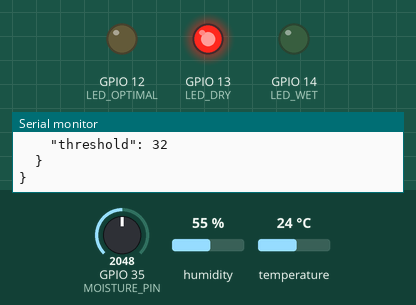
The sketch below on a simulated ESP32. Shown: output pins drawn as LEDs (lit = HIGH), the last lines printed to the serial monitor. The inputs (shaded band) are chosen by the test bench; at power-on: GPIO 35 (MOISTURE_PIN) = 2048, humidity 55 %, temperature 24 °C.

Above: at 4.7 s.
4.8 s: GPIO 35 (MOISTURE_PIN) set to 2115
At 10.5 s:
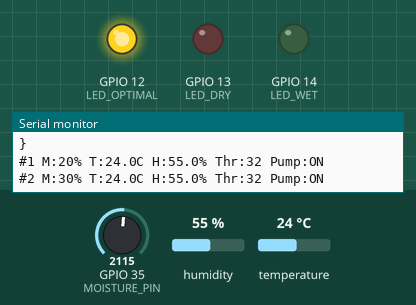
11.0 s: GPIO 35 (MOISTURE_PIN) set to 3339
18.6 s: GPIO 35 (MOISTURE_PIN) set to 3407
23.0 s: GPIO 35 (MOISTURE_PIN) set to 2570
30.6 s: GPIO 35 (MOISTURE_PIN) set to 2479
35.0 s: GPIO 35 (MOISTURE_PIN) set to 3603
At 40.7 s:
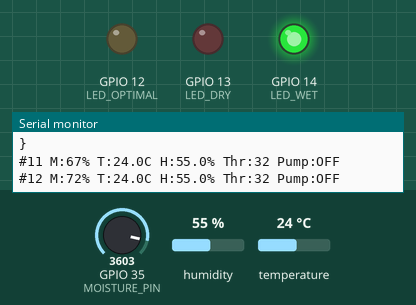
Timing chart, 0 to 42.1 s (numbered marks = the images above; inputs shaded):
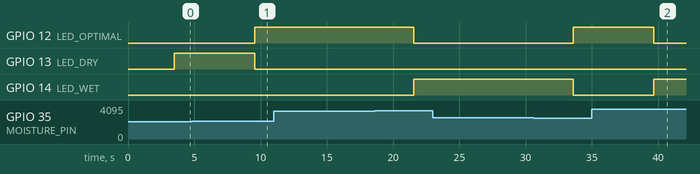

The sketch:

day14_complete_node.ino
```cpp
/*
 * TAZROUT IoT Irrigation System
 * Day 14: Complete Sensor Node (Week 2 Final)
 * Developer: KHENFRI Moussa
 * Date: February 14, 2026
 */

#include <DHT.h>
#include <ArduinoJson.h>

// ── Forward Declarations  ──
void displayStatics();
void outputJson();

// ── Hardware ──────────────────────────────────

const int MOISTURE_PIN = 35;
const int DHT_PIN = 4;
#define DHT_TYPE DHT22
const int LED_DRY = 13;
const int LED_OPTIMAL = 12;
const int LED_WET = 14;

DHT dht(DHT_PIN, DHT_TYPE);

// ── Node ID ───────────────────────────────────
const char *NODE_ID = "TAZROUT_ESP32_001";

// ── Sensor Data Structure ─────────────────────
struct SensorReading
{
  int moisture;
  float temperature;
  float humidity;
  unsigned long timestamp;
  bool valid;
};

// ── Circular Buffer ───────────────────────────
const int BUFFER_SIZE = 10;
SensorReading dataBuffer[BUFFER_SIZE];
int bufferIndex = 0;
int bufferCount = 0;

// ── Current Reading ───────────────────────────
SensorReading current;

// ── System State ──────────────────────────────
bool pumpActive = false;
int pumpOnThreshold = 30;
unsigned long readingNumber = 0;

// ── Filter ────────────────────────────────────
const int FILTER_SIZE = 5;
int filterBuf[FILTER_SIZE];
int filterIndex = 0;
int filterTotal = 0;

// ── Calibration ───────────────────────────────
const int ADC_DRY = 0;
const int ADC_WET = 4095;

// ══════════════════════════════════════════════
void setup()
{
  Serial.begin(115200);
  delay(1500);

  pinMode(LED_DRY, OUTPUT);
  pinMode(LED_OPTIMAL, OUTPUT);
  pinMode(LED_WET, OUTPUT);

  dht.begin();
  delay(2000); // DHT stabilization

  for (int i = 0; i < FILTER_SIZE; i++)
    filterBuf[i] = 0;

  Serial.println("TAZROUT Complete Sensor Node Booted");
}

// ══════════════════════════════════════════════
void loop()
{

  readSensors();
  addToBuffer(current);
  adjustThreshold();
  irrigationDecision();
  updateLEDs();
  displayCompact();

  if (readingNumber % 10 == 0 && bufferCount >= 5)
  {
    displayStatistics();
  }

  if (readingNumber % 10 == 0)
  {
    outputJSON();
  }

  readingNumber++;
  delay(3000);
}

// ══════════════════════════════════════════════
void readSensors()
{

  int raw = analogRead(MOISTURE_PIN);
  int filtered = applyFilter(raw);

  current.moisture = map(filtered, ADC_DRY, ADC_WET, 0, 100);
  current.moisture = constrain(current.moisture, 0, 100);

  float t = dht.readTemperature();
  float h = dht.readHumidity();

  if (isnan(t) || isnan(h))
  {
    delay(100);
    t = dht.readTemperature();
    h = dht.readHumidity();
  }

  current.temperature = t;
  current.humidity = h;
  current.valid = !isnan(t) && !isnan(h);
  current.timestamp = millis();
}

int applyFilter(int newVal)
{
  filterTotal -= filterBuf[filterIndex];
  filterBuf[filterIndex] = newVal;
  filterTotal += newVal;
  filterIndex = (filterIndex + 1) % FILTER_SIZE;
  return filterTotal / FILTER_SIZE;
}

void addToBuffer(SensorReading reading)
{
  dataBuffer[bufferIndex] = reading;
  bufferIndex = (bufferIndex + 1) % BUFFER_SIZE;
  if (bufferCount < BUFFER_SIZE)
    bufferCount++;
}

void adjustThreshold()
{
  if (!current.valid)
  {
    pumpOnThreshold = 30;
    return;
  }

  int adjustment = 0;

  if (current.temperature > 30)
    adjustment += 5;
  else if (current.temperature > 25)
    adjustment += 3;

  if (current.humidity < 40)
    adjustment += 5;
  else if (current.humidity < 60)
    adjustment += 2;

  pumpOnThreshold = constrain(30 + adjustment, 25, 50);
}

void irrigationDecision()
{
  if (current.moisture < pumpOnThreshold && !pumpActive)
  {
    pumpActive = true;
    Serial.println(">> PUMP ACTIVATED");
  }
  else if (current.moisture > 60 && pumpActive)
  {
    pumpActive = false;
    Serial.println(">> PUMP STOPPED");
  }
}

void updateLEDs()
{
  digitalWrite(LED_DRY, current.moisture < 30);
  digitalWrite(LED_OPTIMAL, current.moisture >= 30 && current.moisture < 70);
  digitalWrite(LED_WET, current.moisture >= 70);
}

void displayCompact()
{
  Serial.print("#");
  Serial.print(readingNumber);
  Serial.print(" M:");
  Serial.print(current.moisture);
  Serial.print("% ");

  if (current.valid)
  {
    Serial.print("T:");
    Serial.print(current.temperature, 1);
    Serial.print("C H:");
    Serial.print(current.humidity, 1);
    Serial.print("% ");
  }
  else
  {
    Serial.print("T:ERR H:ERR ");
  }

  Serial.print("Thr:");
  Serial.print(pumpOnThreshold);
  Serial.print(" Pump:");
  Serial.println(pumpActive ? "ON" : "OFF");
}

// ══════════════════════════════════════════════
// STATISTICS
// ══════════════════════════════════════════════
void displayStatistics()
{

  int moistureSum = 0, moistureMin = 100, moistureMax = 0;
  float tempSum = 0, tempMin = 999, tempMax = -999;
  float humSum = 0;
  int validCount = 0;

  for (int i = 0; i < bufferCount; i++)
  {
    moistureSum += dataBuffer[i].moisture;

    if (dataBuffer[i].moisture < moistureMin)
      moistureMin = dataBuffer[i].moisture;
    if (dataBuffer[i].moisture > moistureMax)
      moistureMax = dataBuffer[i].moisture;

    if (dataBuffer[i].valid)
    {
      validCount++;
      tempSum += dataBuffer[i].temperature;
      humSum += dataBuffer[i].humidity;

      if (dataBuffer[i].temperature < tempMin)
        tempMin = dataBuffer[i].temperature;
      if (dataBuffer[i].temperature > tempMax)
        tempMax = dataBuffer[i].temperature;
    }
  }

  Serial.println("\n========== STATISTICS ==========");
  Serial.print("Moisture Min:");
  Serial.print(moistureMin);
  Serial.print(" Avg:");
  Serial.print(moistureSum / bufferCount);
  Serial.print(" Max:");
  Serial.println(moistureMax);

  if (validCount > 0)
  {
    Serial.print("Temp Min:");
    Serial.print(tempMin, 1);
    Serial.print(" Avg:");
    Serial.print(tempSum / validCount, 1);
    Serial.print(" Max:");
    Serial.println(tempMax, 1);

    Serial.print("Humidity Avg:");
    Serial.println(humSum / validCount, 1);
  }

  Serial.println("===============================\n");
}

// ══════════════════════════════════════════════
// JSON OUTPUT
// ══════════════════════════════════════════════
void outputJSON()
{

  StaticJsonDocument<512> doc;

  doc["node_id"] = NODE_ID;
  doc["timestamp"] = current.timestamp;
  doc["reading_number"] = readingNumber;

  JsonObject sensors = doc.createNestedObject("sensors");

  JsonObject moisture = sensors.createNestedObject("moisture");
  moisture["value"] = current.moisture;
  moisture["valid"] = true;

  if (current.valid)
  {
    JsonObject temp = sensors.createNestedObject("temperature");
    temp["value"] = current.temperature;
    temp["unit"] = "celsius";

    JsonObject hum = sensors.createNestedObject("humidity");
    hum["value"] = current.humidity;
    hum["unit"] = "percent";
  }

  JsonObject irrigation = doc.createNestedObject("irrigation");
  irrigation["pump_active"] = pumpActive;
  irrigation["threshold"] = pumpOnThreshold;

  serializeJsonPretty(doc, Serial);
  Serial.println();
}
```

Measured:
- the behaviour switches between 2048 and 2049 on GPIO 35 (MOISTURE_PIN) (found by bisection; images 0 and 1)
- after the input at 4.8 s, GPIO 12 (LED_OPTIMAL): LOW → HIGH after 4.7 s; GPIO 13 (LED_DRY): HIGH → LOW after 4.7 s
- after the input at 35.0 s, GPIO 12 (LED_OPTIMAL): HIGH → LOW after 4.7 s; GPIO 14 (LED_WET): LOW → HIGH after 4.7 s
